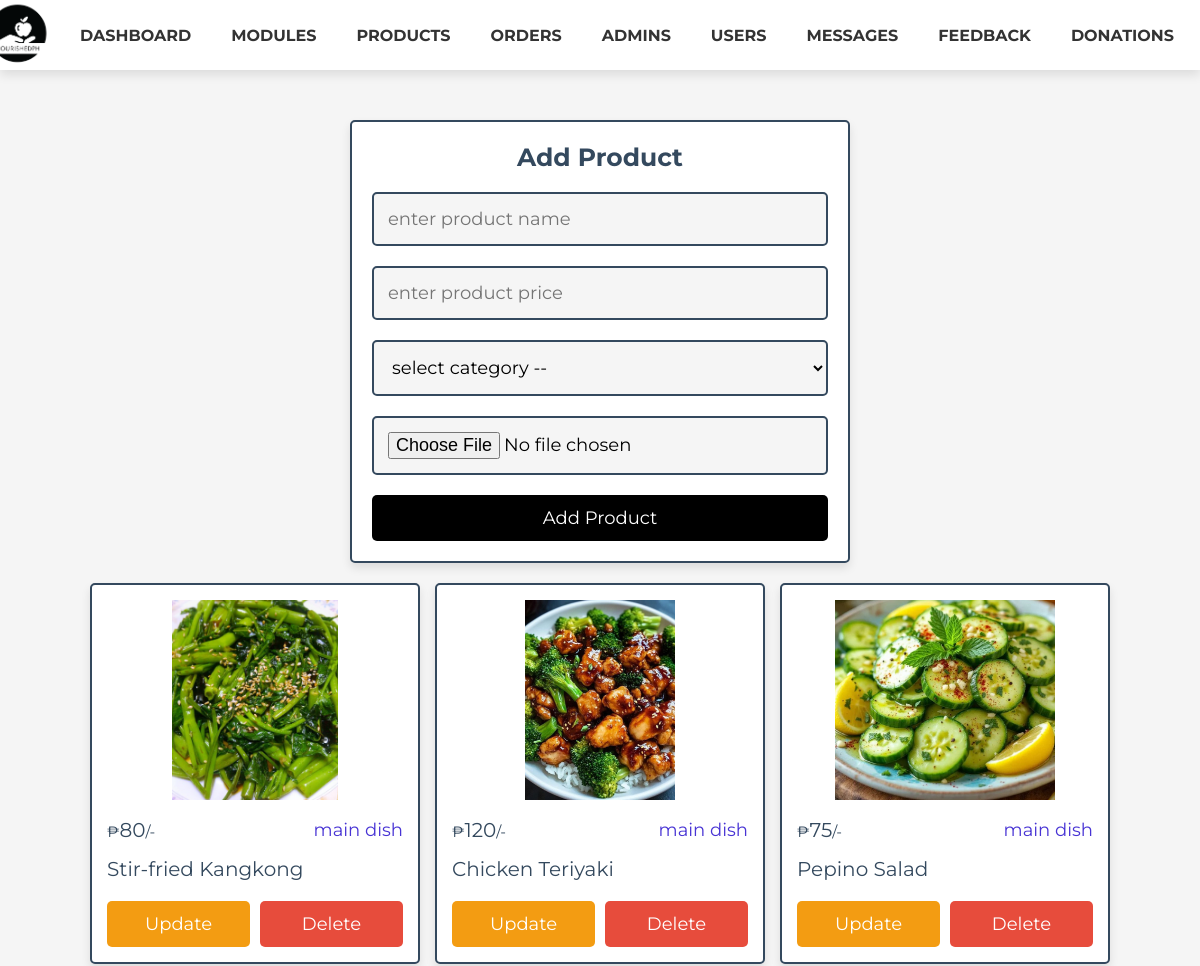
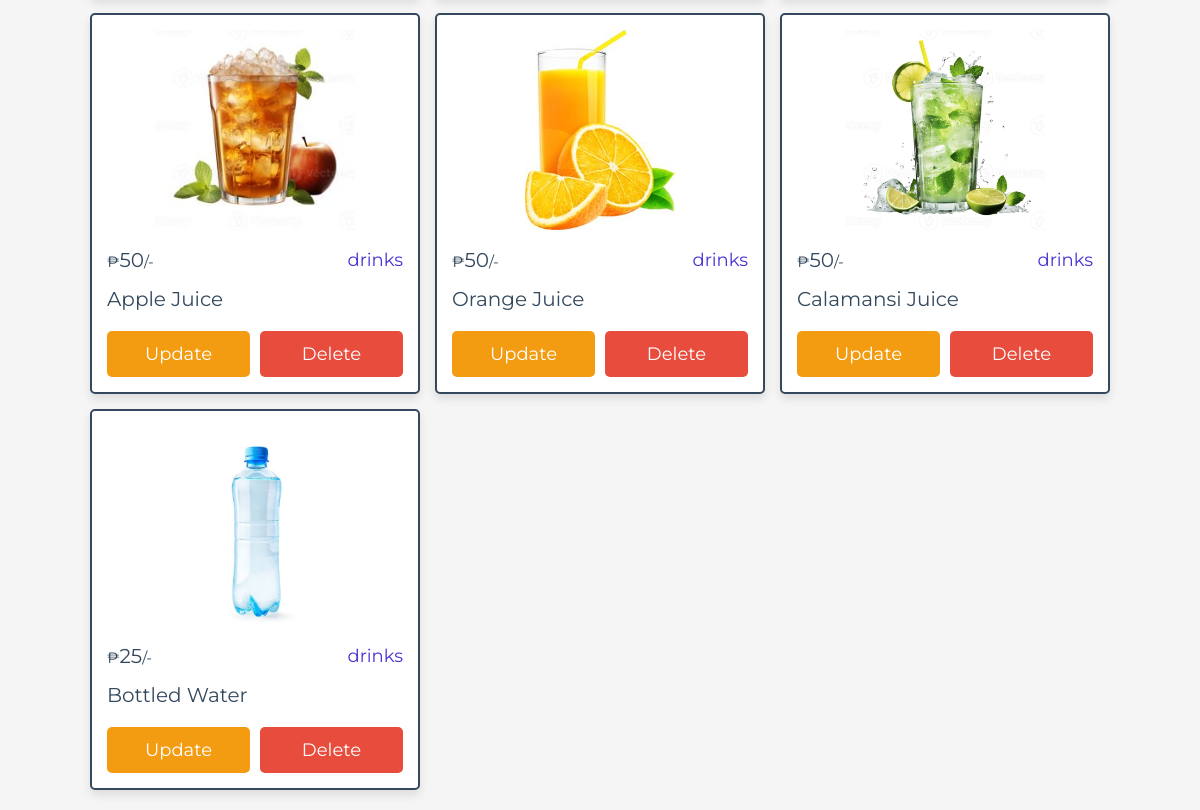
The app's page /admin/products.php (signed in) with its own data (2 pictures, top to bottom).
### tables this page shows
CREATE TABLE `products` (
  `id` int(100) NOT NULL,
  `name` varchar(100) NOT NULL,
  `category` varchar(100) NOT NULL,
  `price` int(10) NOT NULL,
  `image` varchar(100) NOT NULL
);

### admin/products.php (the view, shortened to what this page needs)
<?php
include '../components/connect.php';
?>
<!DOCTYPE html>
<html lang="en">
<head>
   <link rel="stylesheet" href="https://cdnjs.cloudflare.com/ajax/libs/font-awesome/6.1.1/css/all.min.css">
   <link rel="stylesheet" href="../css/admin_style.css">
</head>
<body>
<?php include '../components/admin_header.php' ?>
<section class="add-products">
   <form action="" method="POST" enctype="multipart/form-data">
      <h3>add product</h3>
      <input type="text" required placeholder="enter product name" name="name" maxlength="100" class="box">
      <input type="number" min="0" max="9999999999" required placeholder="enter product price" name="price" onkeypress="if(this.value.length == 10) return false;" class="box">
      <select name="category" class="box" required>
         <option value="" disabled selected>select category --</option>
      </select>
      <input type="file" name="image" class="box" accept="image/jpg, image/jpeg, image/png, image/webp" required>
      <input type="submit" value="add product" name="add_product" class="btn">
   </form>
</section>
<section class="show-products" style="padding-top: 0;">
   <div class="box-container">
   <?php
      $show_products = $conn->prepare("SELECT * FROM `products`");
      $show_products->execute();
      if($show_products->rowCount() > 0){
         while($fetch_products = $show_products->fetch(PDO::FETCH_ASSOC)){
   ?>
   <div class="box">
      <img src="../uploaded_img/<?= $fetch_products['image']; ?>" alt="">
      <div class="flex">
         <div class="price"><span>₱</span><?= $fetch_products['price']; ?><span>/-</span></div>
         <div class="category"><?= $fetch_products['category']; ?></div>
      </div>
      <div class="name"><?= $fetch_products['name']; ?></div>
      <div class="flex-btn">
         <a href="update_product.php?update=<?= $fetch_products['id']; ?>" class="option-btn">update</a>
         <a href="products.php?delete=<?= $fetch_products['id']; ?>" class="delete-btn" onclick="return confirm('delete this product?');">delete</a>
      </div>
   </div>
   <?php
         }
      }else{
         echo '<p class="empty">no products added yet!</p>';
      }
   ?>
   </div>
</section>
</body>
</html>

### css/admin_style.css (style rules this page uses)
:root { --main-color:#4834d4; --red:#e74c3c; --orange:#f39c12; --green: #04ec0c; --black:#34495e; --white:#fff; --light-bg:#f5f5f5; --light-color:#999; --border:.2rem solid var(--black); --box-shadow:0 .5rem 1rem rgba(0,0,0,.1); }
* { font-family: 'Montserrat', sans-serif; margin:0; padding:0; box-sizing: border-box; text-decoration: none; outline: none; border:none; }
html { font-size: 62.5%; overflow-x: hidden; }
body { background-color: var(--light-bg); }
section { max-width: 1200px; margin:0 auto; padding:2rem; }
.btn, .delete-btn, .option-btn { display: block; margin-top: 1rem; border-radius: .5rem; cursor: pointer; width: 100%; font-size: 1.8rem; color:var(--white); padding:1.2rem 3rem; text-transform: capitalize; text-align: center; }
.btn { background-color: var(--main-color); }
.delete-btn { background-color: var(--red); }
.option-btn { background-color: var(--orange); }
.flex-btn { display: flex; gap:1rem; }
body { padding-top: 100px; }
.add-products form { margin:0 auto; max-width: 50rem; background-color: var(--white); border-radius: .5rem; box-shadow: var(--box-shadow); border:var(--border); padding:2rem; text-align: center; }
.add-products form h3 { margin-bottom: 1rem; font-size: 2.5rem; color:var(--black); text-transform: capitalize; }
.add-products form .box { background-color: var(--light-bg); border:var(--border); width: 100%; padding:1.4rem; font-size: 1.8rem; color: black; border-radius: .5rem; margin: 1rem 0; }
.add-products form .btn { background: black; color: white; }
.show-products .box-container { display: grid; grid-template-columns: repeat(auto-fit, 33rem); gap:1.5rem; justify-content: center; align-items: flex-start; }
.show-products .box-container .box { background-color: var(--white); border-radius: .5rem; box-shadow: var(--box-shadow); border:var(--border); padding:1.5rem; }
.show-products .box-container .box img { width: 100%; height: 20rem; object-fit: contain; margin-bottom: 1rem; }
.show-products .box-container .box .name { font-size: 2rem; color:var(--black); padding:1rem 0; }
.show-products .box-container .box .flex { display: flex; align-items: center; gap:1rem; justify-content: space-between; }
.show-products .box-container .box .flex .category { font-size: 1.8rem; color:var(--main-color); }
.show-products .box-container .box .flex .price { font-size: 2rem; color:var(--black); margin:.5rem 0; }
.show-products .box-container .box .flex .price span { font-size: 1.5rem; }

### records on screen
products: image (picture), price "80", category "main dish", name "Stir-fried Kangkong"
products: image (picture), price "120", category "main dish", name "Chicken Teriyaki"
products: image (picture), price "75", category "main dish", name "Pepino Salad"
products: image (picture), price "50", category "drinks", name "Apple Juice"
products: image (picture), price "50", category "drinks", name "Orange Juice"
products: image (picture), price "50", category "drinks", name "Calamansi Juice"
products: image (picture), price "25", category "drinks", name "Bottled Water"
